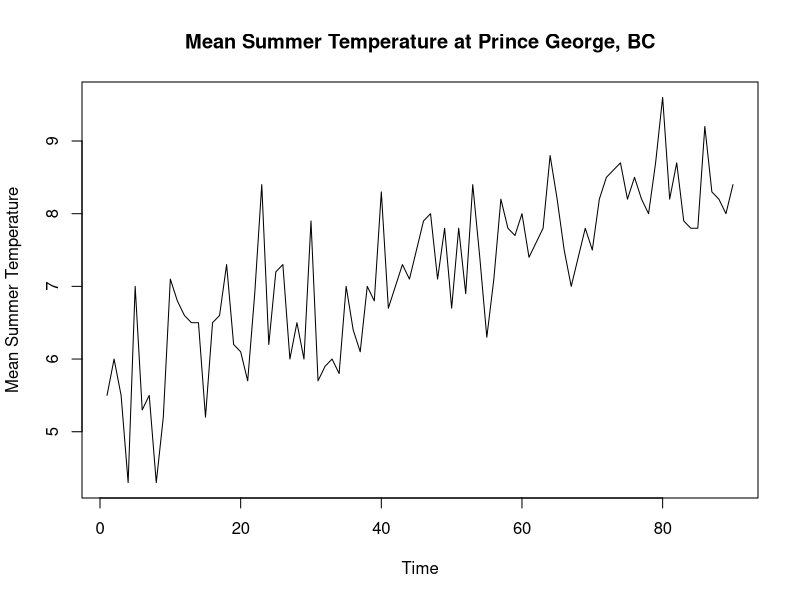
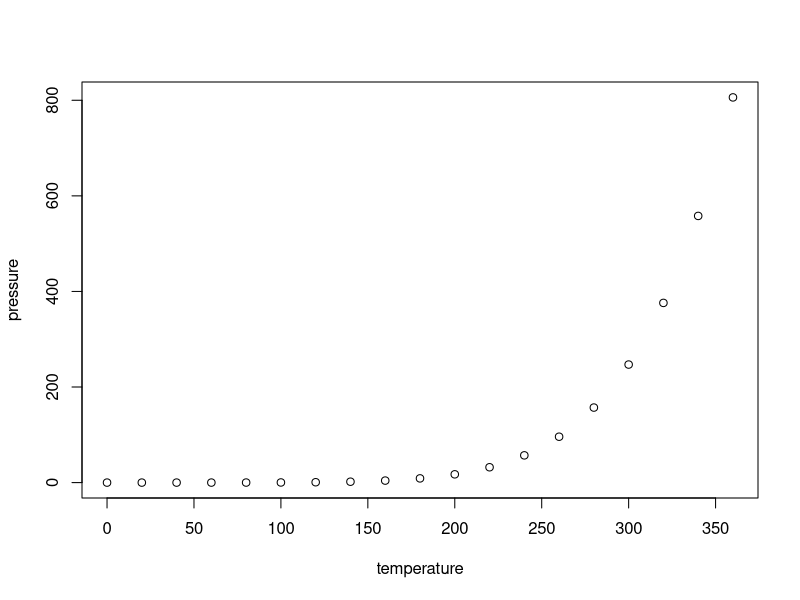
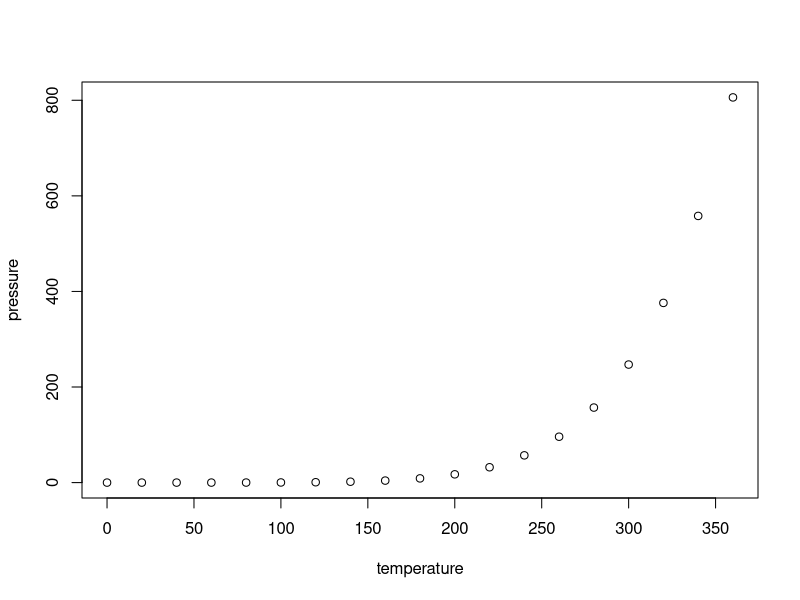

Here is the R script that generated these plots, in order:
## ---- chunk 1
knitr::opts_chunk$set(echo = TRUE)
#if you do not have the package, type install.packages("name_of_the_package")
library(knitr)
library(tseries)
## ---- chunk 2
# Read data
dataTemp <- read.csv("dataTempPG.csv")

# Extract data
dataSummer <- dataTemp$Summer
dataSummer_ts <- ts(dataSummer)

# Plotting data
plot(dataSummer_ts,
     main = "Mean Summer Temperature at Prince George, BC",
     xlab = "Time",
     ylab = "Mean Summer Temperature")

## ---- chunk 3
# this is where your R code goes
## ---- chunk 4
# this is where your R code goes
## ---- chunk 5
# this is where your R code goes
## ---- chunk 6
# this is where your R code goes
## ---- chunk 7
# this is where your R code goes
## ---- chunk 8
summary(cars)
## ---- chunk 9
kable(summary(cars))
## ---- chunk 10
plot(pressure)
## ---- chunk 11
plot(pressure)
